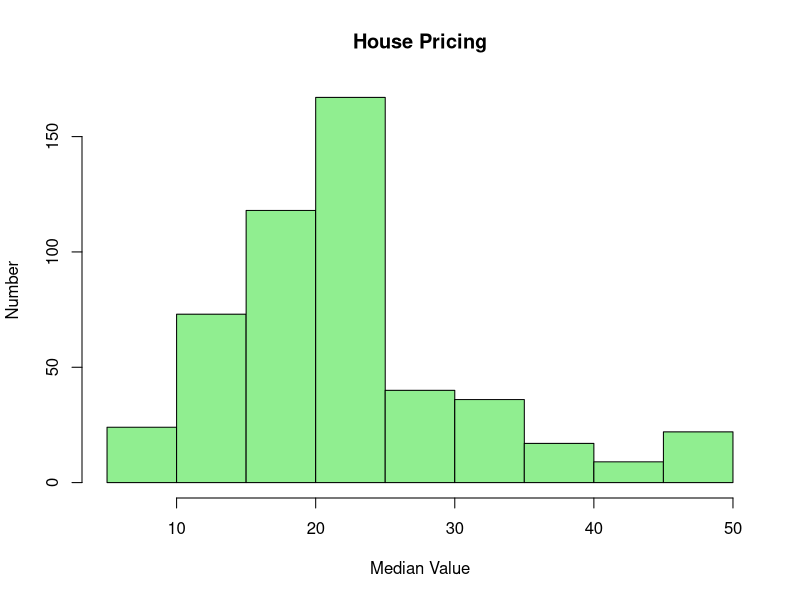
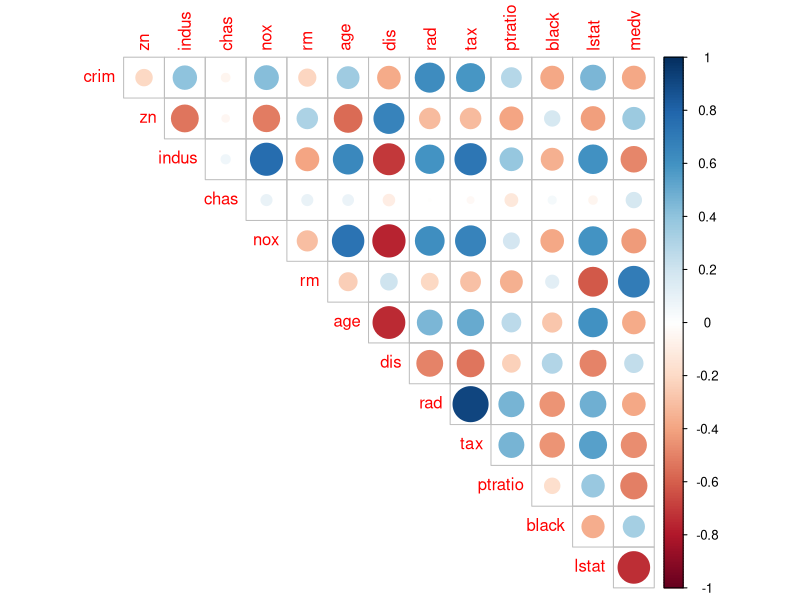
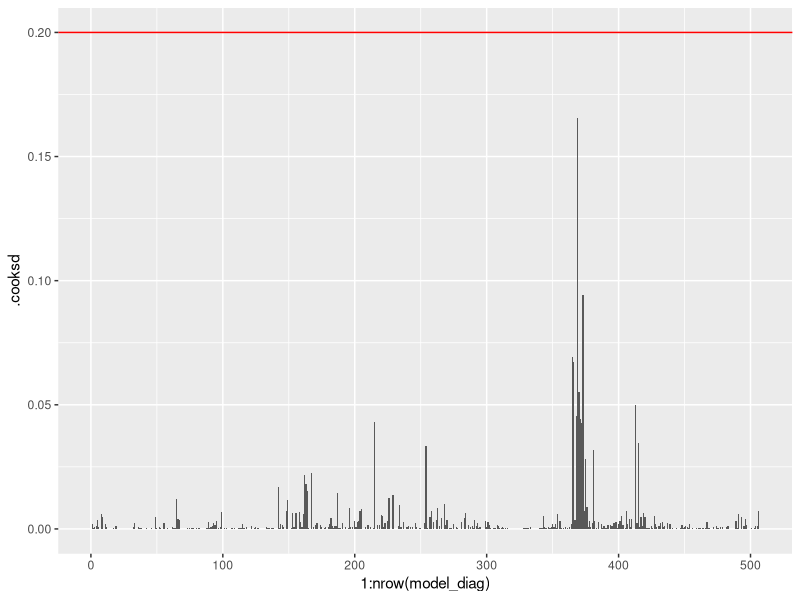
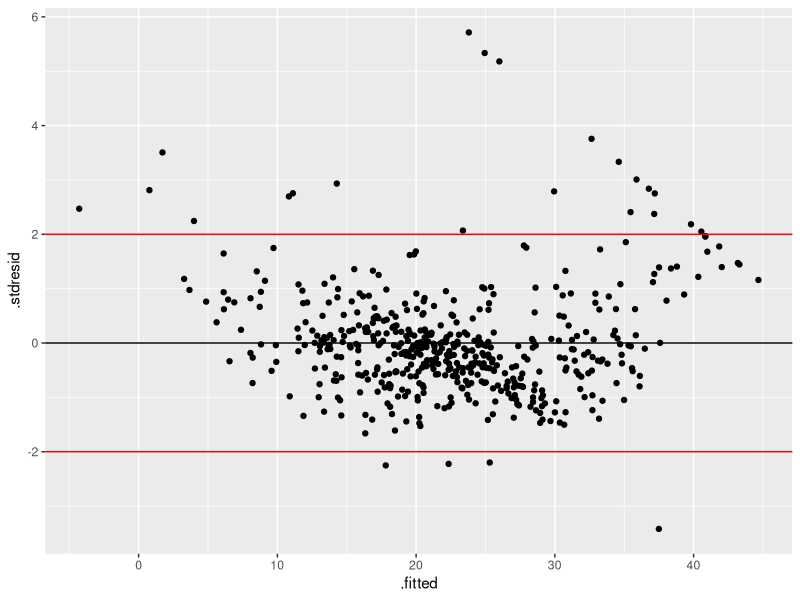
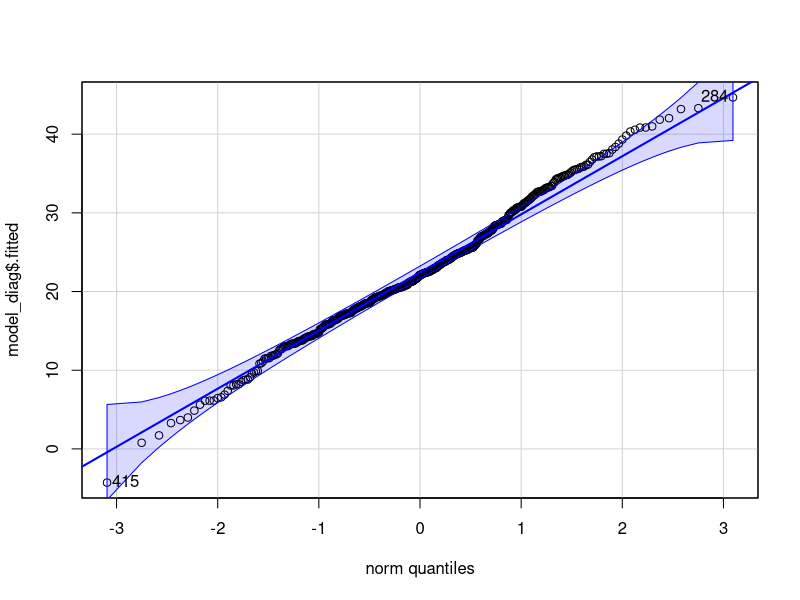
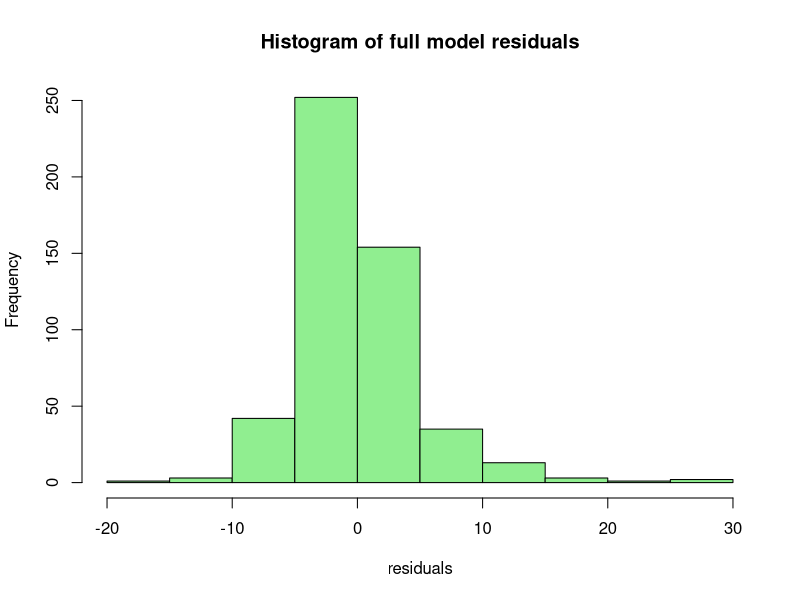
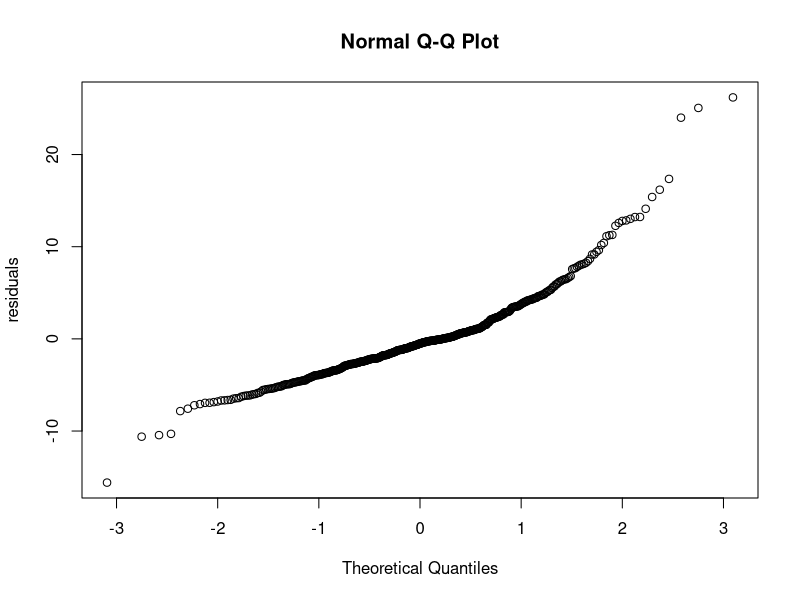
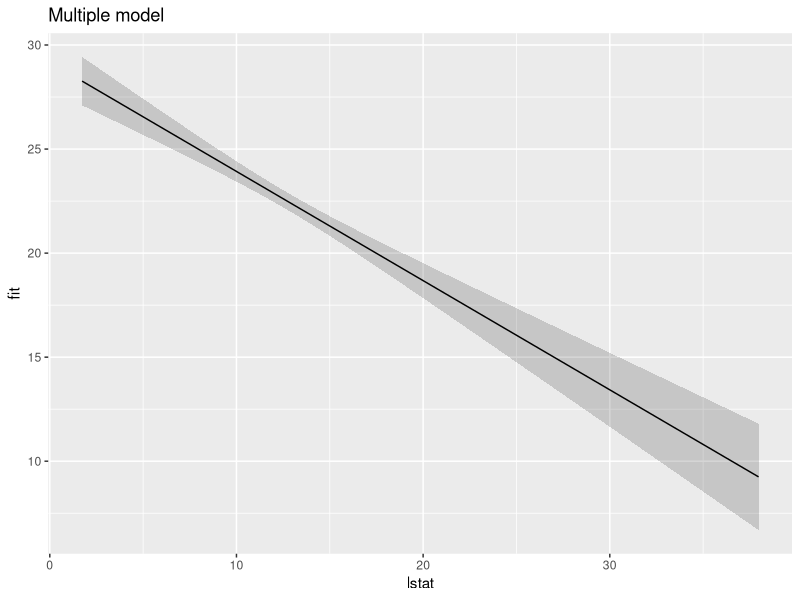

Here is the R script that generated these plots, in order:
## ---- chunk 1
knitr::opts_chunk$set(echo = FALSE, message=FALSE, warning=FALSE, fig.align = 'center')
## ---- chunk 2
# function which check if packages are installed (and install if not)

packages = c("MASS","ggplot2","corrplot","car","dplyr")

## Now load or install&load all
package.check <- lapply(
  packages,
  FUN = function(x) {
    if (!require(x, character.only = TRUE)) {
      install.packages(x, dependencies = TRUE)
      library(x, character.only = TRUE)
    }
  }
)

## ---- chunk 3
glimpse(Boston)
#dim(Boston)
## ---- chunk 4
head(Boston)
## ---- chunk 5
summary(Boston)
## ---- chunk 6
ftable(chas ~ rad, data = Boston)
## ---- chunk 7
sum(is.na(Boston))
## ---- chunk 8
sum(duplicated(Boston))
## ---- chunk 9
hist(Boston$medv,xlab="Median Value", ylab = "Number", main="House Pricing", col="lightgreen")

## ---- chunk 10
cor_table <- cor(Boston,Boston$medv)
colnames(cor_table) <- 'medv'
ftable(cor_table)
## ---- chunk 11
corr_matrix<-cor(Boston)
corrplot(corr_matrix, type="upper", diag = FALSE)
## ---- chunk 12
data <- Boston
full_model <- lm(medv ~ ., data = data)
summary(full_model)
## ---- chunk 13
data_scale <- data
data_scale[,-c(4,9)] <- as.data.frame(sapply(data[,-c(4,9)], scale))
full_model_scale <- lm(medv ~ ., data = data_scale)
summary(full_model_scale)
## ---- chunk 14
model_diag <- fortify(full_model)
ggplot(model_diag, aes(x = 1:nrow(model_diag), y = .cooksd)) + 
  geom_bar(stat = "identity") + 
  geom_hline(yintercept = 0.2, color = "red")
## ---- chunk 15
gg_resid <- ggplot(data = model_diag, aes(x = .fitted, y = .stdresid)) + 
  geom_point() + 
  geom_hline(yintercept = 0)+
  geom_hline(yintercept = 2, color = "red") +
  geom_hline(yintercept = -2, color = "red")

gg_resid  
## ---- chunk 16
qqPlot(model_diag$.fitted)
## ---- chunk 17
hist(full_model$residuals, col = 'lightgreen',main = 'Histogram of full model residuals',xlab = 'residuals')
qqnorm(full_model$residuals,ylab = 'residuals')
shapiro.test(full_model$residuals)
## ---- chunk 18
vif(full_model)
## ---- chunk 19
mydata <- data.frame(
  lstat = seq(min(data$lstat), max(data$lstat), length.out = 100),
  crim = mean(data$crim),
  zn = mean(data$zn),
  indus = mean(data$indus),
  chas = mean(data$chas),
  nox = mean(data$nox),
  rm = mean(data$rm),
  age = mean(data$age),
  dis = mean(data$dis),
  rad = mean(data$rad),
  tax = mean(data$tax),
  ptratio = mean(data$ptratio),
  black = mean(data$black))
  

Predictions <- predict(full_model, newdata = mydata,  interval = 'confidence')
mydata <- data.frame(mydata, Predictions)

Pl_predict <- ggplot(mydata, aes(x = lstat, y = fit)) +
  geom_ribbon(alpha = 0.2, aes(ymin = lwr, ymax = upr)) +
  geom_line() + 
  ggtitle("Multiple model")
Pl_predict 
## ---- chunk 20
#select optimal model
# vif(full_model) # full model
# model_1 <- update(full_model,~.-tax-rad)
# vif(model_1)
# model_2 <- update(model_1,~.-dis-nox-indus)
# vif(model_2)
# model_3 <- update(model_2,~.-lstat)
# vif(model_3)
# 
# final_model <- lm(medv ~ crim + zn + chas+ rm + age + ptratio + black, data = data)
# summary(final_model)
